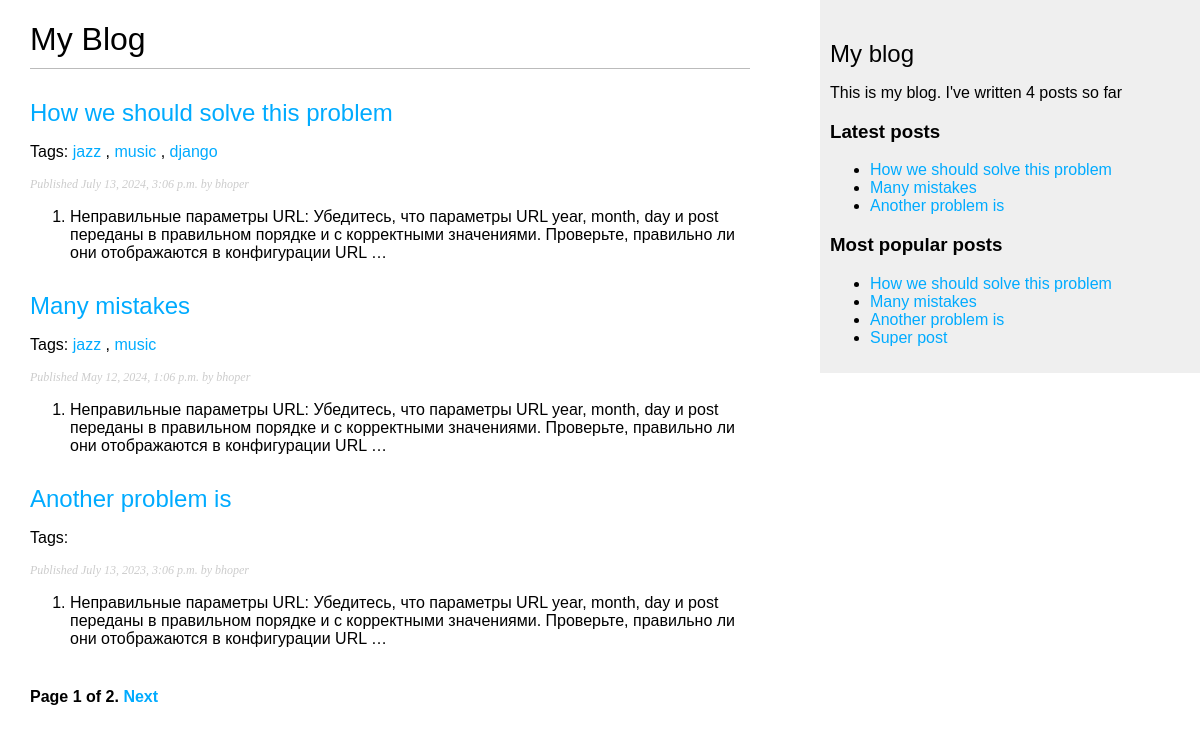
The page /blog/ on the database as committed earlier.
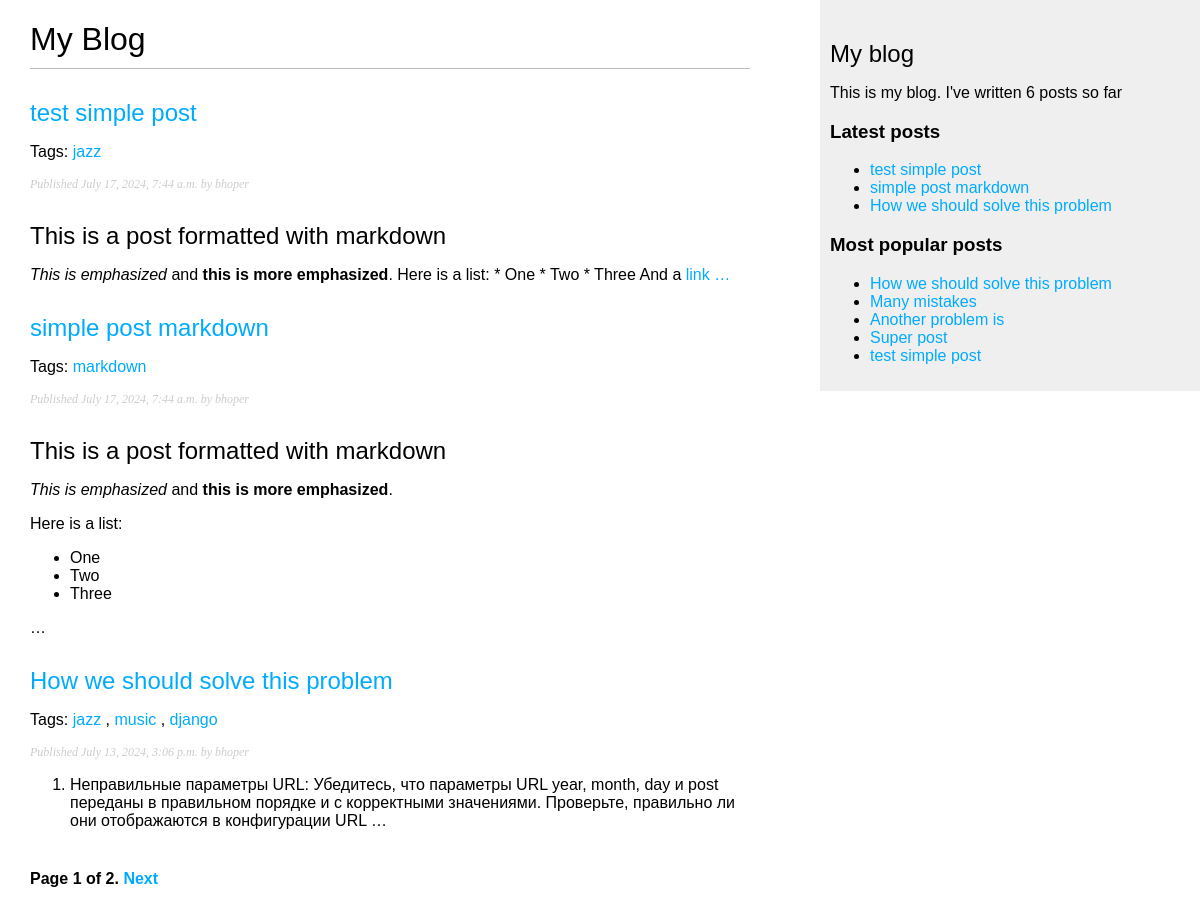
The same page on the database as committed later.
### blog/models.py (models this page shows, shortened)
class Post(models.Model):
    class Status(models.TextChoices):
        DRAFT = 'DF', 'Draft'
        PUBLISHED = 'PB', 'Published'
    title = models.CharField(max_length=250)
    slug = models.SlugField(max_length=250, unique_for_date='publish')
    body = models.TextField()
    publish = models.DateTimeField(default=timezone.now())
    created = models.DateTimeField(auto_now_add=True)
    updated = models.DateTimeField(auto_now=True)
    status = models.CharField(max_length=2,
                              choices=Status.choices,
                              default=Status.DRAFT)
    author = models.ForeignKey(User,
                               on_delete=models.CASCADE,
                               related_name='blog_posts')
    objects = models.Manager()
    published = PublishedManager()
    tags = TaggableManager()
    class Meta:
        ordering = ['-publish']
        indexes = [
            models.Index(fields=['-publish']),
        ]
    def get_absolute_url(self):
        return reverse('blog:post_detail',
                       args=[self.publish.year,
                             self.publish.month,
                             self.publish.day,
                             self.slug])

### blog/views.py (the view)
# urls.py: path('', views.post_list, name='post_list'),
def post_list(request, tag_slug=None):
    post_list = Post.published.all()
    tag = None
    if tag_slug:
        tag = get_object_or_404(Tag, slug=tag_slug)
        post_list = post_list.filter(tags__in=[tag])
    paginator = Paginator(post_list, 3)
    page_number = request.GET.get('page',1)
    try:
        posts = paginator.page(page_number)
    except PageNotAnInteger:
        posts = paginator.page(1)
    except EmptyPage:
        posts = paginator.page(paginator.num_pages)
    return render(request,
                  'blog/post/list.html',
                  context={'posts':posts,
                           'tag':tag})

### blog/models.py (called while the page is built)
    def get_queryset(self):
        return super().get_queryset()\
                        .filter(status=Post.Status.PUBLISHED)

### blog/templatetags/blog_tags.py (called while the page is built)
@register.simple_tag
def total_posts():
    return Post.published.count()

@register.inclusion_tag('blog/post/latest_posts.html')
def show_latest_posts(count=5):
    latest_posts = Post.published.order_by('-publish')[:count]
    return {'latest_posts': latest_posts}

@register.simple_tag
def get_most_commented_posts(count=5):
    return Post.published.annotate(
        total_comments=Count('comments')
    ).order_by('-total_comments')[:count]

@register.filter(name='markdown')
def markdown_format(text):
    return mark_safe(markdown.markdown(text))

### blog/templates/blog/post/list.html (shortened to what this page needs)
{% extends "blog/base.html" %}
{% load blog_tags %}
{% block content %}
  <h1>My Blog</h1>
  {% for post in posts %}
    <h2>
      <a href="{{ post.get_absolute_url }}">
        {{ post.title }}
      </a>
    </h2>
    <p class="tags">
      Tags:
      {% for tag in post.tags.all %}
        <a href="{% url "blog:post_list_by_tag" tag.slug %}">
          {{ tag.name }}
        </a>
        {% if not forloop.last %}, {% endif %}
      {% endfor %}
    </p>
    <p class="date">
      Published {{ post.publish }} by {{ post.author }}
    </p>
    {{ post.body|markdown|truncatewords_html:30 }}
  {% endfor %}
  {% include "pagination.html" with page=posts %}
{% endblock %}

### blog/templates/blog/base.html (shortened to what this page needs)
{% load blog_tags %}
{% load static %}
<!DOCTYPE html>
<html>
<head>
  <link href="{% static "css/blog.css" %}" rel="stylesheet">
</head>
<body>
  <div id="content">
    {% block content %}
    {% endblock %}
  </div>
  <div id="sidebar">
    <h2>My blog</h2>
    <p>
      This is my blog.
      I've written {% total_posts %} posts so far
    </p>
    <h3>Latest posts</h3>
    {% show_latest_posts 3 %}
    <h3>Most popular posts</h3>
    {% get_most_commented_posts as most_commented_posts %}
    <ul>
      {% for post in most_commented_posts %}
      <li>
        <a href="{{ post.get_absolute_url }}">{{ post.title }}</a>
      </li>
      {% endfor %}
    </ul>
  </div>
</body>
</html>

### blog/templates/pagination.html (shortened to what this page needs)
<div class="pagination">
    <span class="step-links">
        <span class="current">
            Page {{ page.number }} of {{ page.paginator.num_pages }}.
        </span>
        {% if page.has_next %}
        <a href="?page={{ page.next_page_number }}">Next</a>
        {% endif %}
    </span>
</div>

### blog/templates/blog/post/latest_posts.html
<ul>
 {% for post in latest_posts %}
 <li>
 <a href="{{ post.get_absolute_url }}">{{ post.title }}</a>
 </li>
 {% endfor %}
</ul>

### blog/static/css/blog.css (style rules this page uses)
body { margin:0; padding:0; font-family:helvetica, sans-serif; }
a { color:#00abff; text-decoration:none; }
h1 { font-weight:normal; border-bottom:1px solid #bbb; padding:0 0 10px 0; }
h2 { font-weight:normal; margin:30px 0 0; }
#content { float:left; width:60%; padding:0 0 0 30px; }
#sidebar { float:right; width:30%; padding:10px; background:#efefef; height:100%; }
p.date { color:#ccc; font-family: georgia, serif; font-size: 12px; font-style: italic; }
.pagination { margin:40px 0; font-weight:bold; }

Rows that differ between the two databases and show on the page:
no longer on one of the page's lists (row unchanged): Post: title "Many mistakes", publish "May 12, 2024, 1:06 p.m.", author "bhoper", body "Неправильные параметры URL: Убедитесь, что параметры URL year, month, day и post переданы в правильном порядке и с корректными значениями. Проверьте, правильно ли они отображаются в конфигурации URL …"
no longer on one of the page's lists (row unchanged): Post: title "Another problem is", publish "July 13, 2023, 3:06 p.m.", author "bhoper", body "Неправильные параметры URL: Убедитесь, что параметры URL year, month, day и post переданы в правильном порядке и с корректными значениями. Проверьте, правильно ли они отображаются в конфигурации URL …"
added Post: title "test simple post", publish "July 17, 2024, 7:44 a.m.", author "bhoper", body "This is a post formatted with markdown This is emphasized and this is more emphasized . Here is a list: * One * Two * Three And a link …", Tag (name "jazz")
added Post: title "simple post markdown", publish "July 17, 2024, 7:44 a.m.", author "bhoper", body "This is a post formatted with markdown This is emphasized and this is more emphasized . Here is a list: One Two Three …"
added Tag: name "markdown", shown under "simple post markdown"
computed for Post "Many mistakes": loses Tag (name "jazz"); loses Tag (name "music")
Other text that changed with them:
text no longer shown: "4"
text now shown: "6"
